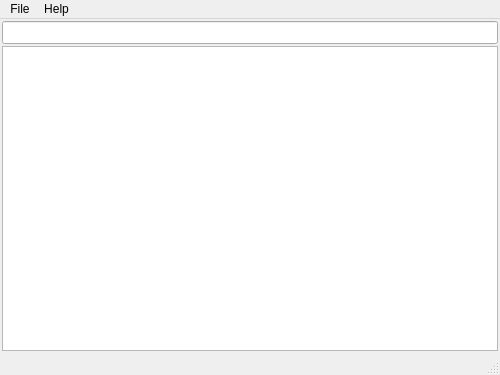
<?xml version="1.0" encoding="UTF-8"?>
<ui version="4.0">
 <class>SerialTerminal</class>
 <widget class="QMainWindow" name="SerialTerminal">
  <property name="geometry">
   <rect>
    <x>0</x>
    <y>0</y>
    <width>500</width>
    <height>375</height>
   </rect>
  </property>
  <property name="minimumSize">
   <size>
    <width>400</width>
    <height>300</height>
   </size>
  </property>
  <property name="windowTitle">
   <string>Serial Terminal</string>
  </property>
  <widget class="QWidget" name="centralWidget">
   <layout class="QGridLayout" name="gridLayout">
    <property name="leftMargin">
     <number>2</number>
    </property>
    <property name="topMargin">
     <number>2</number>
    </property>
    <property name="rightMargin">
     <number>2</number>
    </property>
    <property name="bottomMargin">
     <number>2</number>
    </property>
    <property name="spacing">
     <number>2</number>
    </property>
    <item row="0" column="0">
     <widget class="QLineEdit" name="tx">
      <property name="font">
       <font>
        <family>Courier</family>
       </font>
      </property>
      <property name="dragEnabled">
       <bool>true</bool>
      </property>
     </widget>
    </item>
    <item row="1" column="0">
     <widget class="QPlainTextEdit" name="rx">
      <property name="font">
       <font>
        <family>Courier</family>
       </font>
      </property>
      <property name="tabChangesFocus">
       <bool>true</bool>
      </property>
      <property name="undoRedoEnabled">
       <bool>false</bool>
      </property>
      <property name="lineWrapMode">
       <enum>QPlainTextEdit::NoWrap</enum>
      </property>
      <property name="readOnly">
       <bool>true</bool>
      </property>
      <property name="textInteractionFlags">
       <set>Qt::TextSelectableByMouse</set>
      </property>
     </widget>
    </item>
   </layout>
  </widget>
  <widget class="QMenuBar" name="menuBar">
   <property name="geometry">
    <rect>
     <x>0</x>
     <y>0</y>
     <width>500</width>
     <height>21</height>
    </rect>
   </property>
   <widget class="QMenu" name="menuFile">
    <property name="title">
     <string>File</string>
    </property>
    <addaction name="actionClear_Screen"/>
    <addaction name="separator"/>
    <addaction name="actionSave_Text_File"/>
    <addaction name="actionSend_Text_File"/>
    <addaction name="separator"/>
    <addaction name="actionClose_Window"/>
   </widget>
   <widget class="QMenu" name="menuHelp">
    <property name="title">
     <string>Help</string>
    </property>
    <addaction name="actionGeneral_Help"/>
    <addaction name="actionTerminal_Help"/>
   </widget>
   <addaction name="menuFile"/>
   <addaction name="menuHelp"/>
  </widget>
  <widget class="QStatusBar" name="statusBar"/>
  <action name="actionClear_Screen">
   <property name="text">
    <string>Clear Screen</string>
   </property>
  </action>
  <action name="actionSave_Text_File">
   <property name="text">
    <string>Save Text File</string>
   </property>
   <property name="shortcut">
    <string>Ctrl+S</string>
   </property>
  </action>
  <action name="actionSend_Text_File">
   <property name="text">
    <string>Send Text File</string>
   </property>
  </action>
  <action name="actionClose_Window">
   <property name="text">
    <string>Close Window</string>
   </property>
   <property name="shortcut">
    <string>Ctrl+Q</string>
   </property>
  </action>
  <action name="actionGeneral_Help">
   <property name="text">
    <string>General Help</string>
   </property>
  </action>
  <action name="actionTerminal_Help">
   <property name="text">
    <string>Terminal Help</string>
   </property>
  </action>
 </widget>
 <resources/>
 <connections/>
</ui>
